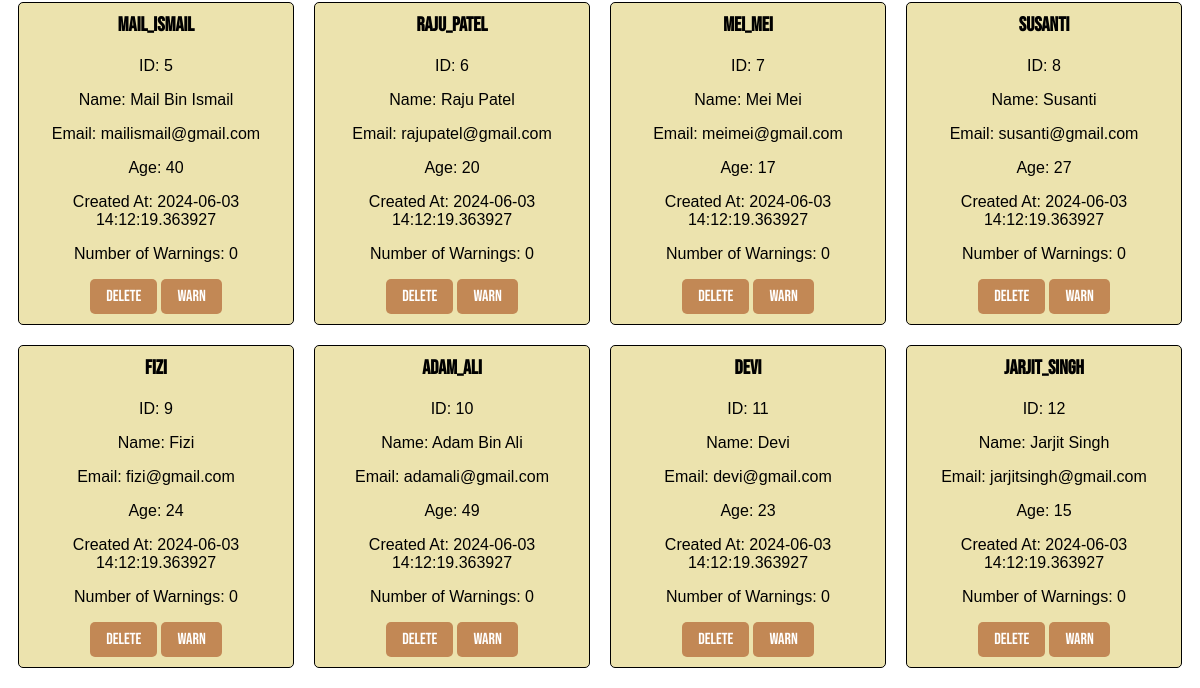
/admin/1/manage_users (signed in, lower part), run on an earlier commit of the app's database.
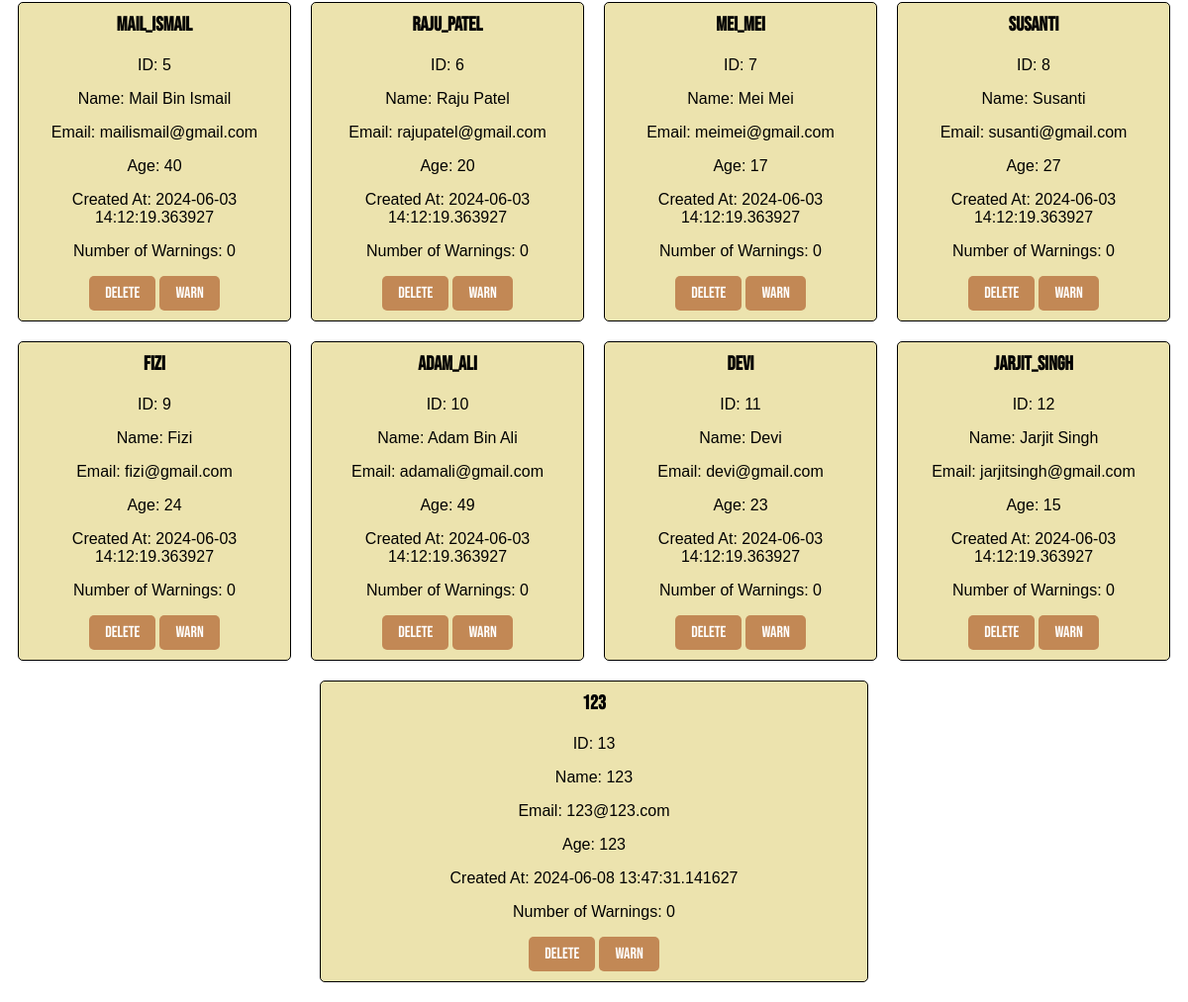
And on a later commit of the database.
### models.py (models this page shows, shortened)
class User(db.Model):
    id = db.Column(db.Integer, primary_key=True)
    name = db.Column(db.String(100), nullable=False)
    email = db.Column(db.String(80), unique=True, nullable=False)
    username = db.Column(db.String(100), unique=True, nullable=False)
    age = db.Column(db.Integer)
    password = db.Column(db.String(100), nullable=False)
    created_at = db.Column(db.DateTime(timezone=True), default=lambda: datetime.now(timezone('Asia/Kuala_Lumpur')))
    number_of_warnings = db.Column(db.Integer, default=0)
    recipes = db.relationship('Recipe', backref='author', cascade="all, delete-orphan", lazy=True)
    comments = db.relationship('Comment', backref='commenter', cascade="all, delete-orphan", lazy=True)
    favourite_recipes = db.relationship('FavouriteRecipe', backref='user_fav', cascade="all, delete-orphan", lazy=True)
    notifications = db.relationship('Notification', back_populates='user', cascade="all, delete-orphan", lazy=True, overlaps="user_notifications")
    reports = db.relationship('Report', back_populates='user', cascade="all, delete-orphan", lazy=True, overlaps="user_reports")

### main.py (the view)
@app.route("/admin/<int:admin_id>/manage_users")
def manage_users(admin_id):
    if "admin_id" not in session:
        return redirect(url_for("adminlogin"))
    admin = Admin.query.get_or_404(admin_id)
    search_query = request.args.get('search_query', '').strip()
    if search_query:
        users = User.query.filter(User.username.contains(search_query)).all()
    else:
        users = User.query.all()
    return render_template("manage_users.html", admin_id=admin_id, admin=admin, users=users, search_query=search_query)

### templates/manage_users.html (shortened to what this page needs)
<!DOCTYPE html>
<html lang="en">
<head>
    <link rel="stylesheet" href="{{ url_for('static', filename='RecipeSubmission.css') }}">
    <link rel="stylesheet" href="{{ url_for('static', filename='BrowseRecipe.css') }}">
</head>
<body>
    {% include '_flashes.html' %}
    <div class="users">
        {% for i in range(0, users|length, 4) %}
            <div class="user-row">
                {% for user in users[i:i+4] %}
                    <div class="user-card">
                        <h3>{{ user.username }}</h3>
                        <p>ID: {{ user.id }}</p>
                        <p>Name: {{ user.name }}</p>
                        <p>Email: {{ user.email }}</p>
                        <p>Age: {{ user.age }}</p>
                        <p>Created At: {{ user.created_at }}</p>
                        <p>Number of Warnings: {{ user.number_of_warnings }}</p>
                        <form action="{{ url_for('delete_user', admin_id=admin.id, user_id=user.id) }}" method="post" style="display:inline;">
                            <button type="submit" onclick="return confirm('Are you sure you want to delete this user?');">Delete</button>
                        </form>
                        <form action="{{ url_for('warn_user', admin_id=admin.id, user_id=user.id) }}" method="post" style="display:inline;">
                            <button type="submit" onclick="return confirm('Are you sure you want to warn this user?');">Warn</button>
                        </form>
                    </div>
                {% endfor %}
            </div>
        {% endfor %}
    </div>
</body>
</html>

### templates/_flashes.html (shortened to what this page needs)
<link rel="stylesheet" type="text/css" href="{{ url_for('static', filename='flash_messages.css') }}">

### static/BrowseRecipe.css (style rules this page uses)
.recipe-row, .user-row { display: flex; justify-content: center; margin-bottom: 20px; }
.recipe-card, .user-card { width: 45%; margin: 0 10px; padding: 10px; border: 1px solid #000; border-radius: 5px; background-color: #ece3ae; text-align: center; }
.recipe-card h3, .user-card h3 { margin-top: 0; font-family: 'Bebas Neue', sans-serif; font-size: 20px; }
.recipe-card p, .user-card p { font-family: 'Franklin Gothic Medium', 'Arial Narrow', Arial, sans-serif; text-align: center; }
.category-selection button, .search-bar button, .users button, .recipe-card a, .delete-button { padding: 8px 16px; border: none; cursor: pointer; border-radius: 5px; font-family: 'Bebas Neue', sans-serif; font-size: 16px; background-color: #c28855; color: #fff; transition: background-color 0.3s; }

What changed in the data, as far as the page shows it:
added User: username "123", id "13", name "123", email "123@123.com", age "123", created_at "2024-06-08 13:47:31.141627", number_of_warnings "0"
